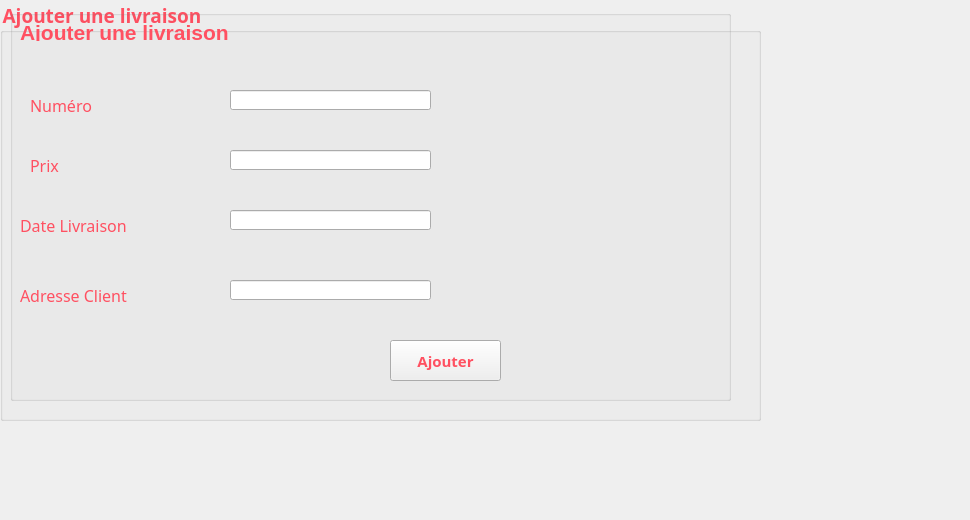
        <widget class="QWidget" name="tab_3">
         <attribute name="title">
          <string>Ajouter</string>
         </attribute>
         <widget class="QGroupBox" name="groupBox">
          <property name="geometry">
           <rect>
            <x>0</x>
            <y>0</y>
            <width>761</width>
            <height>421</height>
           </rect>
          </property>
          <property name="font">
           <font>
            <family>Lucida Calligraphy</family>
            <pointsize>14</pointsize>
            <weight>75</weight>
            <bold>true</bold>
           </font>
          </property>
          <property name="styleSheet">
           <string notr="true">color: rgb(255, 80, 97);
</string>
          </property>
          <property name="title">
           <string>Ajouter une livraison</string>
          </property>
          <widget class="QLabel" name="label_10">
           <property name="enabled">
            <bool>true</bool>
           </property>
           <property name="geometry">
            <rect>
             <x>-110</x>
             <y>10</y>
             <width>2101</width>
             <height>2211</height>
            </rect>
           </property>
           <property name="text">
            <string/>
           </property>
          </widget>
          <widget class="QLabel" name="label_8">
           <property name="geometry">
            <rect>
             <x>50</x>
             <y>260</y>
             <width>47</width>
             <height>13</height>
            </rect>
           </property>
           <property name="text">
            <string/>
           </property>
          </widget>
          <widget class="QGroupBox" name="groupBox_7">
           <property name="geometry">
            <rect>
             <x>10</x>
             <y>10</y>
             <width>721</width>
             <height>391</height>
            </rect>
           </property>
           <property name="font">
            <font>
             <family>Lucida Calligraphy</family>
             <pointsize>14</pointsize>
             <weight>75</weight>
             <bold>true</bold>
            </font>
           </property>
           <property name="styleSheet">
            <string notr="true">color: rgb(255, 80, 97);
</string>
           </property>
           <property name="title">
            <string/>
           </property>
           <widget class="QPushButton" name="pushButton">
            <property name="geometry">
             <rect>
              <x>380</x>
              <y>330</y>
              <width>111</width>
              <height>41</height>
             </rect>
            </property>
            <property name="font">
             <font>
              <family>Lucida Calligraphy</family>
              <pointsize>11</pointsize>
              <weight>75</weight>
              <bold>true</bold>
             </font>
            </property>
            <property name="styleSheet">
             <string notr="true">color: rgb(255, 80, 97);
background-image:rgb(255, 170, 255)</string>
            </property>
            <property name="text">
             <string>Ajouter</string>
            </property>
           </widget>
           <widget class="QLabel" name="label_5">
            <property name="geometry">
             <rect>
              <x>10</x>
              <y>10</y>
              <width>231</width>
              <height>21</height>
             </rect>
            </property>
            <property name="minimumSize">
             <size>
              <width>181</width>
              <height>21</height>
             </size>
            </property>
            <property name="font">
             <font>
              <family>MS Shell Dlg 2</family>
              <pointsize>16</pointsize>
              <weight>9</weight>
              <italic>false</italic>
              <bold>false</bold>
             </font>
            </property>
            <property name="styleSheet">
             <string notr="true">font: 75 16pt &quot;MS Shell Dlg 2&quot;;</string>
            </property>
            <property name="text">
             <string>&lt;html&gt;&lt;head/&gt;&lt;body&gt;&lt;p&gt;&lt;span style=&quot; font-weight:600;&quot;&gt;Ajouter une livraison&lt;/span&gt;&lt;/p&gt;&lt;/body&gt;&lt;/html&gt;</string>
            </property>
           </widget>
           <widget class="QLabel" name="label_9">
            <property name="geometry">
             <rect>
              <x>20</x>
              <y>80</y>
              <width>91</width>
              <height>31</height>
             </rect>
            </property>
            <property name="font">
             <font>
              <family>Lucida Calligraphy</family>
              <pointsize>12</pointsize>
             </font>
            </property>
            <property name="text">
             <string>Numéro </string>
            </property>
           </widget>
           <widget class="QLabel" name="label_11">
            <property name="geometry">
             <rect>
              <x>10</x>
              <y>200</y>
              <width>171</width>
              <height>31</height>
             </rect>
            </property>
            <property name="font">
             <font>
              <family>Lucida Calligraphy</family>
              <pointsize>12</pointsize>
             </font>
            </property>
            <property name="text">
             <string>Date Livraison</string>
            </property>
           </widget>
           <widget class="QLabel" name="label_7">
            <property name="geometry">
             <rect>
              <x>20</x>
              <y>140</y>
              <width>171</width>
              <height>31</height>
             </rect>
            </property>
            <property name="font">
             <font>
              <family>Lucida Calligraphy</family>
              <pointsize>12</pointsize>
             </font>
            </property>
            <property name="text">
             <string>Prix</string>
            </property>
           </widget>
           <widget class="QLabel" name="label_13">
            <property name="geometry">
             <rect>
              <x>10</x>
              <y>270</y>
              <width>171</width>
              <height>31</height>
             </rect>
            </property>
            <property name="font">
             <font>
              <family>Lucida Calligraphy</family>
              <pointsize>12</pointsize>
             </font>
            </property>
            <property name="text">
             <string>Adresse Client</string>
            </property>
           </widget>
           <widget class="QLineEdit" name="lineEdit_17">
            <property name="geometry">
             <rect>
              <x>220</x>
              <y>270</y>
              <width>201</width>
              <height>20</height>
             </rect>
            </property>
           </widget>
           <widget class="QLineEdit" name="lineEdit_15">
            <property name="geometry">
             <rect>
              <x>220</x>
              <y>200</y>
              <width>201</width>
              <height>20</height>
             </rect>
            </property>
           </widget>
           <widget class="QLineEdit" name="lineEdit">
            <property name="geometry">
             <rect>
              <x>220</x>
              <y>140</y>
              <width>201</width>
              <height>20</height>
             </rect>
            </property>
           </widget>
           <widget class="QLineEdit" name="lineEdit_2">
            <property name="geometry">
             <rect>
              <x>220</x>
              <y>80</y>
              <width>201</width>
              <height>20</height>
             </rect>
            </property>
            <property name="maxLength">
             <number>5</number>
            </property>
           </widget>
          </widget>
          <widget class="QLabel" name="label_4">
           <property name="geometry">
            <rect>
             <x>0</x>
             <y>0</y>
             <width>891</width>
             <height>431</height>
            </rect>
           </property>
           <property name="styleSheet">
            <string notr="true">background-image:url(:/Alinka-Shemeluyk_Sweets_YkxmSWdYdw.jpg)</string>
           </property>
           <property name="text">
            <string/>
           </property>
          </widget>
          <zorder>label_4</zorder>
          <zorder>label_10</zorder>
          <zorder>groupBox_7</zorder>
          <zorder>label_8</zorder>
         </widget>
         <widget class="QLabel" name="label">
          <property name="geometry">
           <rect>
            <x>-20</x>
            <y>-10</y>
            <width>961</width>
            <height>511</height>
           </rect>
          </property>
          <property name="text">
           <string/>
          </property>
          <property name="pixmap">
           <pixmap>../../../../Downloads/155296947_507314950275690_225535330781415924_n.jpg</pixmap>
          </property>
         </widget>
         <zorder>label</zorder>
         <zorder>groupBox</zorder>
        </widget>
